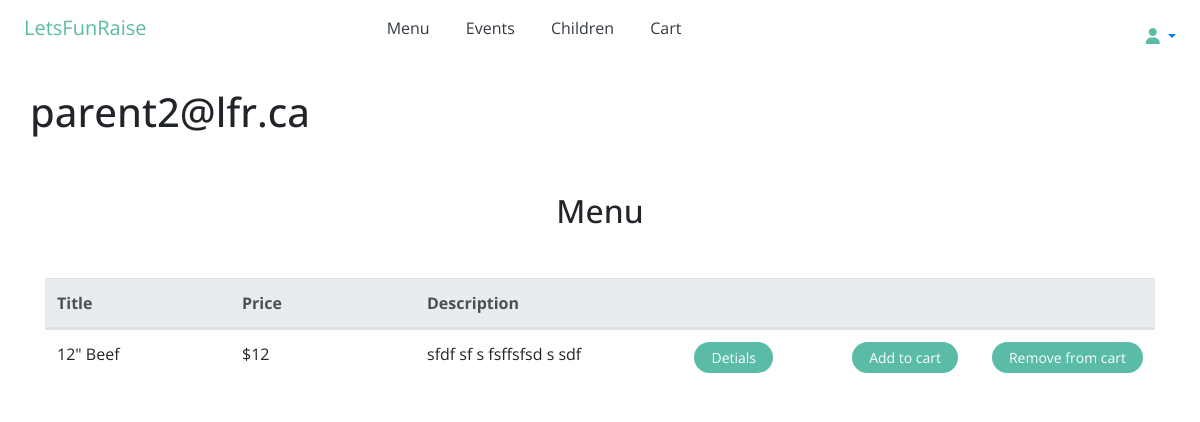
Page /menu/ (signed in) on the committed database.
### accounts/models.py (models this page shows, shortened)
class User(AbstractBaseUser):
    email       = models.EmailField(max_length=255, unique=True)
    active      = models.BooleanField(default=True) # can login
    parent      = models.BooleanField(default=False) # parent user
    school      = models.BooleanField(default=False) # school admin user
    vendor      = models.BooleanField(default=False) # vendor user
    staff       = models.BooleanField(default=False) # staff user non superuser
    admin       = models.BooleanField(default=False) # superuser
    timestamp   = models.DateTimeField(auto_now_add=True)
    USERNAME_FIELD = 'email'#username
    REQUIRED_FIELDS = ['parent', 'school', 'vendor' ]
    objects = UserManager()
    def __str__(self):
        return self.email
    @property
    def is_parent(self):
        return self.parent
    @property
    def is_vendor(self):
        return self.vendor
    @property
    def is_active(self):
        return self.active

### vendor/models.py (models this page shows, shortened)
class MenuItem(models.Model): #menuitem_set -> queryset
    user = models.ForeignKey(User, default=1, null=True, on_delete=models.SET_NULL)
    title = models.CharField(max_length=120)
    slug = models.SlugField(unique=True)
    description = models.TextField(null=True, blank=True)
    price = models.IntegerField()
    category = models.CharField(choices=CATEGORY_CHOICES, max_length=1, default='M')
    label = models.CharField(choices=LABEl_CHOICES, max_length=1, default='-')
    def get_absolute_url(self):
        return f"/menu/{self.slug}"
    def get_add_to_cart_url(self):
        return f'/order/add-to-cart/{self.slug}'
    def get_remove_from_cart_url(self):
        return f'/order/remove-from-cart/{self.slug}'

### vendor/views.py (the view)
# urls.py: path('', menu_item_list_view, name='menulist'),
def menu_item_list_view(request):
    if request.user.is_vendor:
        qs = MenuItem.objects.filter(user=request.user)
    else:
        qs = MenuItem.objects.all()
    template_name = 'menu/item_list.html'
    context = {'object_list': qs}
    return render(request, template_name, context)

### vendor/templates/menu/item_list.html (shortened to what this page needs)
{% extends 'base.html' %}
{% block content %}
<div class="container">
   <div class="row">
      <h1>{{user}}</h1>
      <div class="col-md-12 mb-4">
         <div class="table-responsive text-nowrap">
            <h2 class="my-5 h2 text-center">Menu</h2>
            <table class="table text-left">
               <thead class="thead-light">
                  <tr class='d-flex'>
                     <th class="col-2">Title</th>
                     <th class="col-2">Price</th>
                     <th class="col-3">Description</th>
                     <th class="col-1"></th>
                     {% if request.user.is_vendor %}
                     <th class="col-1"></th>
                     <th class="col-1"></th>
                     {% else %}
                     <th class="col-2"></th>
                     <th class="col-2"></th>
                     {% endif %}
                  </tr>
               </thead>
               <tbody>
                  {% for object in object_list %}
                  <tr class='d-flex'>
                     <td class="col-2">{{ object.title }}</td>
                     <td class="col-2">${{ object.price }}</td>
                     <td class="col-3">{{ object.description|linebreaks|truncatewords:10 }}</td>
                     <td class="col-1"><a class="btn btn-sm rounded-pill float-right px-3"
                           href="{{ object.get_absolute_url }}" role="button"> Detials </a> </td>
                     {% if request.user.is_vendor %}
                     <td class="col-1"><a class="btn btn-sm rounded-pill float-right px-3"
                           href="{{ object.get_edit_url }}" role="button">Edit</i></a></td>
                     <td class="col-1"> <a class="btn btn-sm rounded-pill float-right px-3"
                           href="{{ object.get_delete_url }}" role="button">Delete</a></td>
                     {% else %}
                     <td class="col-2"><a class="btn btn-sm rounded-pill float-right px-3"
                           href="{{ object.get_add_to_cart_url }}" role="button">Add to cart</a></td>
                     <td class="col-2"><a class="btn btn-sm rounded-pill float-right px-3"
                           href="{{ object.get_remove_from_cart_url }}" role="button">Remove from cart</i></a></td>
                     {% endif %}
                  </tr>
                  {% endfor %}
               </tbody>
            </table>
         </div>
      </div>
   </div>
</div>
{% endblock content %}

### static/css/main.css (style rules this page uses)
body { font-family: Open Sans, sans-serif; }
.btn { background-color: #5ABBA6; color: white; }

### rows in the picture
User: email "parent2@lfr.ca"
MenuItem: title "12\" Beef", price "12", description "sfdf sf s fsffsfsd s sdf"
